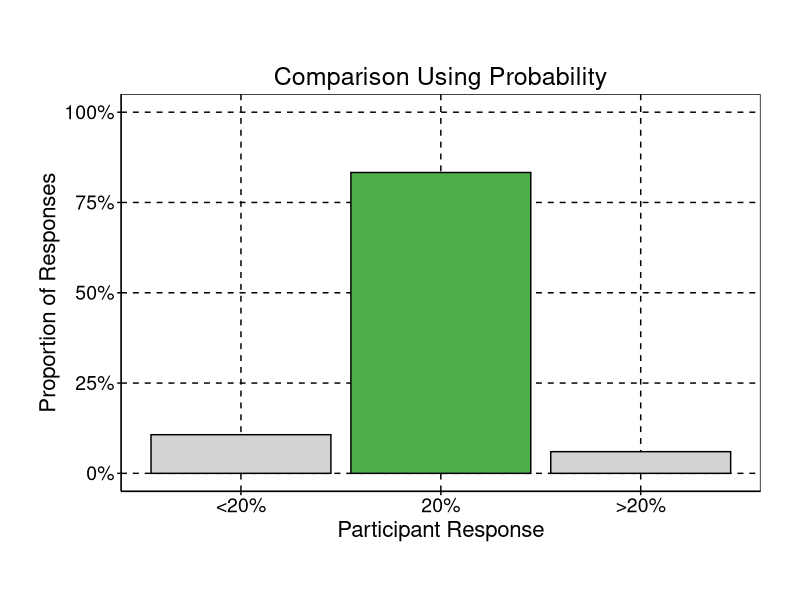
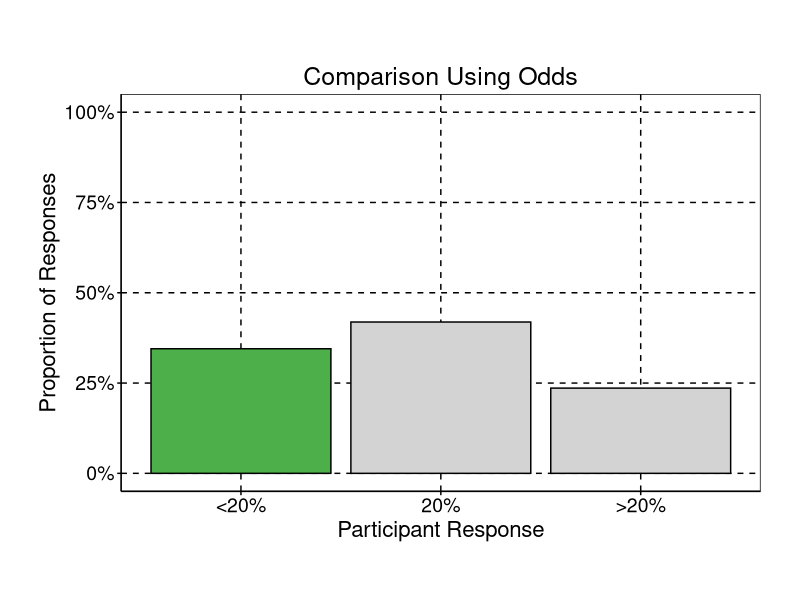
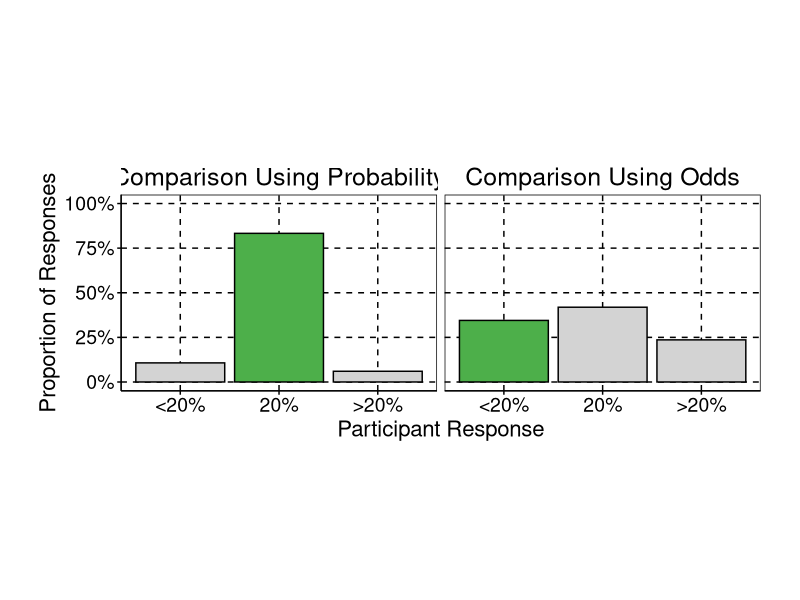
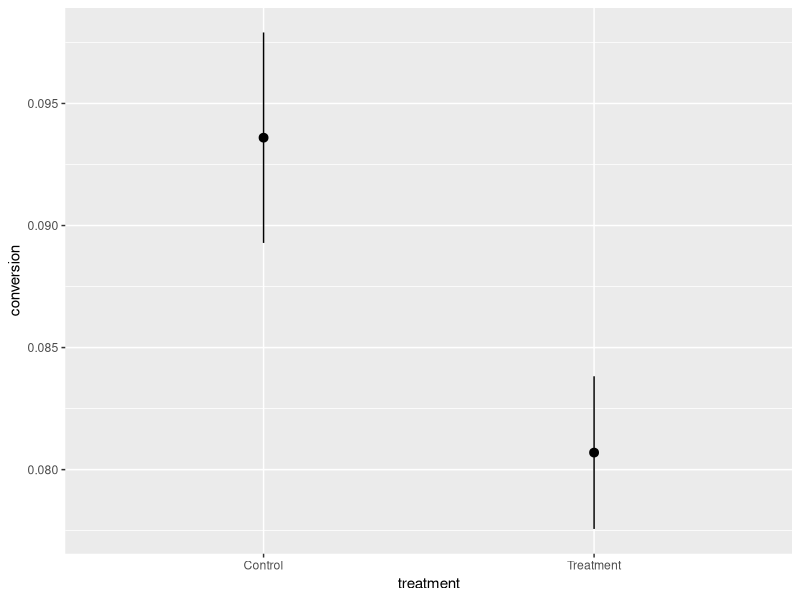
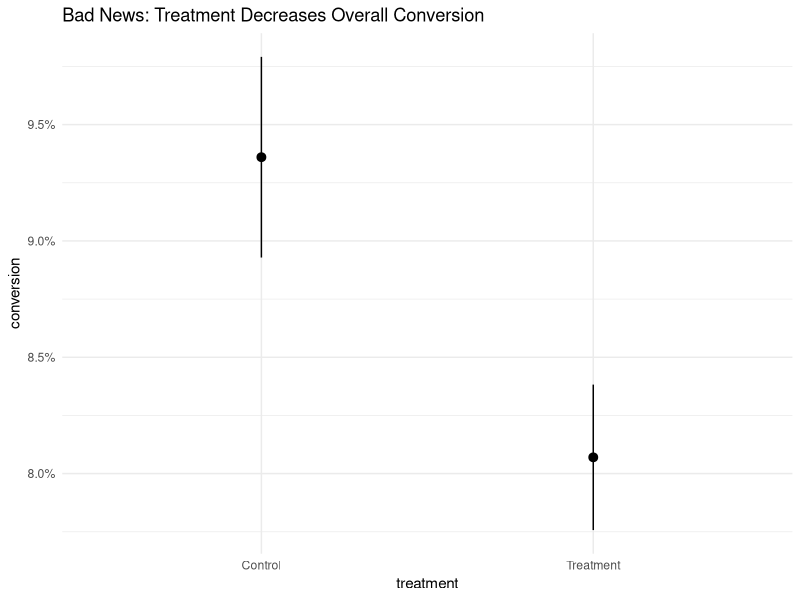
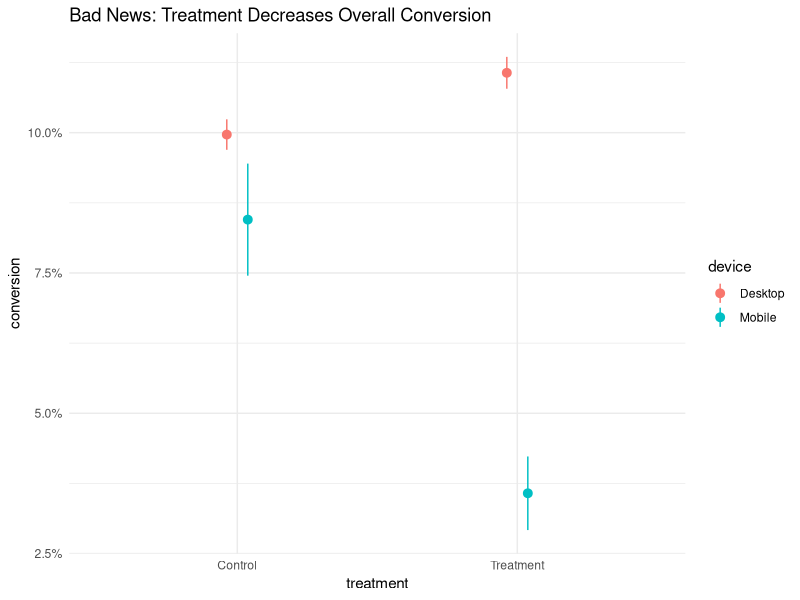
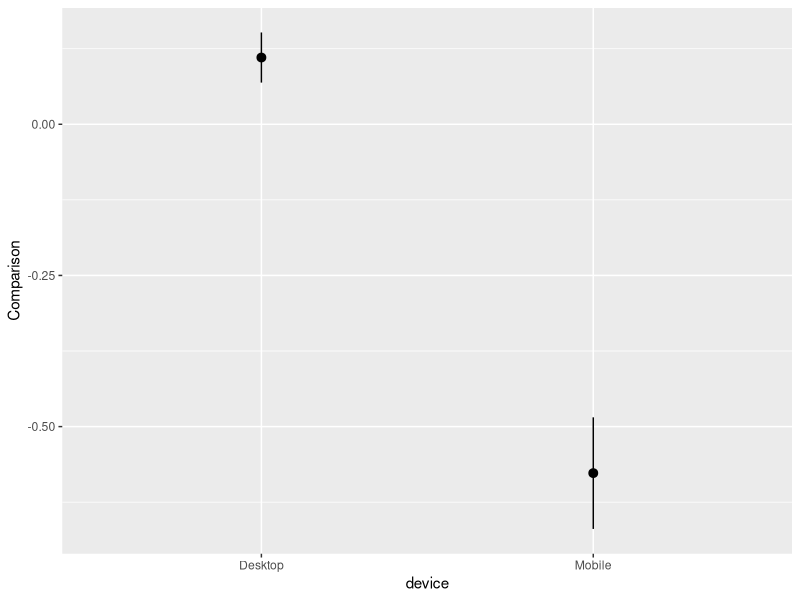

Here is the R script that generated these plots, in order:
## ---- chunk 1
#| echo: false
#| warning: false
#| message: false

library(tidyverse)
library(marginaleffects)

options(width = 10000)
options(marginaleffects_print_column_names = 10000)
options(marginaleffects_print_type = FALSE)
options(digits = 2)

od <- tibble::tribble(
  ~device,         ~population_weight, ~experiment_weight, ~p_control, ~p_treat,
  "Desktop",         0.6,     0.94,        0.1,     0.11,
  "Mobile",         0.4,    0.06,          0.08,     0.03
)

population_weights <- od %>% 
                      select(device, population_weight, experiment_weight) 


withr::with_seed(1, {
  
experiment_data <- od %>% 
                   sample_n(100000, weight = experiment_weight, replace=T) %>% 
                   group_by(device) %>% 
                   mutate(
                     treatment = sample(c('Treatment','Control'), size = n(), replace=T),
                     p = case_match(treatment, 'Treatment' ~ p_treat, .default = p_control),
                     conversion = rbinom(n(), 1, p)
                   ) %>% 
                   ungroup

})
# 
# a = od %>% summarise_at(vars(starts_with('p_')), ~weighted.mean(., experiment_weight))
# b = od %>% summarise_at(vars(starts_with('p_')), ~weighted.mean(., population_weight))
# 
# bind_rows(a, b) %>%
#   mutate(lift = map2_dbl(p_treat, p_control, lift))
## ---- chunk 2
#| echo: false
#| fig-align: center
polls <- tribble(
  ~'prop', ~'response', ~"prompt", ~"correct", 
  0.107, "<20%", "Probability", 0,
  0.833, "20%", "Probability", 1,
  0.06,  ">20%", "Probability", 0,
  .345, "<20%", "Odds", 1,
  .419, "20%", "Odds", 0,
  .236, ">20%", "Odds", 0
) %>% 
  mutate(
    response = factor(response, levels = c("<20%", "20%", ">20%"), ordered = T),
    prompt = fct_rev(prompt),
    correct = factor(correct)
  ) 

my_labeller <- function(variable,value){
  return(str_c('Comparison Using ', value))
}


polls %>% 
  filter(prompt=='Probability') %>% 
  ggplot(aes(response, prop, fill=correct)) + 
  geom_col(color='black') +
  facet_wrap(~prompt, labeller = my_labeller) + 
  scale_y_continuous(labels = scales::percent) + 
  scale_fill_manual(values = c('light gray', '#4DAF4A')) + 
  labs(x='Participant Response', 
       y = 'Proportion of Responses') + 
  guides(fill='none') + 
  theme(
    aspect.ratio = 1 / 1.61,
    panel.background = element_rect(fill = "transparent", colour = 'black'),
    plot.background = element_rect(fill = "transparent", colour = NA),
    axis.title = element_text(colour = "black", size = 16),
    axis.text = element_text(colour = "black", size = 14),
    axis.ticks = element_line(colour = "black"),
    axis.line = element_line(colour = "black"),
    strip.background = element_rect(fill = "transparent", colour = NA),
    strip.text = element_text(colour = "black", size = 18),
    panel.grid.major = element_line(colour = "black", linetype = "dashed"), # Major grid lines
    panel.grid.minor = element_blank(),
    legend.background = element_rect(fill = "transparent", colour = NA),
    legend.text = element_text(colour = "black"),
    legend.title = element_text(colour = "black"),
    legend.key = element_rect(fill = "transparent", colour = NA),
    title = element_text(color="black"),
    plot.margin=grid::unit(c(1,1,1,1), "cm")
  ) + 
  scale_y_continuous(labels = scales::percent, limits = c(0, 1)) -> p1

p1
## ---- chunk 3
#| echo: false
#| fig-align: center
polls %>% 
  filter(prompt=='Odds') %>% 
  ggplot(aes(response, prop, fill=correct)) + 
  geom_col(color='black') +
  facet_wrap(~prompt, labeller = my_labeller) + 
  scale_fill_manual(values = c('light gray', '#4DAF4A')) + 
  labs(x='Participant Response', 
       y = 'Proportion of Responses') + 
  guides(fill='none') + 
  theme(
    aspect.ratio = 1 / 1.61,
    panel.background = element_rect(fill = "transparent", colour = 'black'),
    plot.background = element_rect(fill = "transparent", colour = NA),
    axis.title = element_text(colour = "black", size = 16),
    axis.text = element_text(colour = "black", size = 14),
    axis.ticks = element_line(colour = "black"),
    axis.line = element_line(colour = "black"),
    strip.background = element_rect(fill = "transparent", colour = NA),
    strip.text = element_text(colour = "black", size = 18),
    panel.grid.major = element_line(colour = "black", linetype = "dashed"), # Major grid lines
    panel.grid.minor = element_blank(),
    legend.background = element_rect(fill = "transparent", colour = NA),
    legend.text = element_text(colour = "black"),
    legend.title = element_text(colour = "black"),
    legend.key = element_rect(fill = "transparent", colour = NA),
    title = element_text(color="black"),
    plot.margin=grid::unit(c(1,1,1,1), "cm")
  ) + 
  scale_y_continuous(labels = scales::percent, limits = c(0, 1)) -> p2

p2
## ---- chunk 4
#| echo: false
#| fig-align: center
polls %>% 
  ggplot(aes(response, prop, fill=correct)) + 
  geom_col(color='black') +
  facet_wrap(~prompt, labeller = my_labeller) + 
  scale_fill_manual(values = c('light gray', '#4DAF4A')) + 
  labs(x='Participant Response', 
       y = 'Proportion of Responses') + 
  guides(fill='none') + 
  theme(
    aspect.ratio = 1 / 1.61,
    panel.background = element_rect(fill = "transparent", colour = 'black'),
    plot.background = element_rect(fill = "transparent", colour = NA),
    axis.title = element_text(colour = "black", size = 16),
    axis.text = element_text(colour = "black", size = 14),
    axis.ticks = element_line(colour = "black"),
    axis.line = element_line(colour = "black"),
    strip.background = element_rect(fill = "transparent", colour = NA),
    strip.text = element_text(colour = "black", size = 18),
    panel.grid.major = element_line(colour = "black", linetype = "dashed"), # Major grid lines
    panel.grid.minor = element_blank(),
    legend.background = element_rect(fill = "transparent", colour = NA),
    legend.text = element_text(colour = "black"),
    legend.title = element_text(colour = "black"),
    legend.key = element_rect(fill = "transparent", colour = NA),
    title = element_text(color="black"),
    plot.margin=grid::unit(c(1,1,1,1), "cm")
  ) + 
  scale_y_continuous(labels = scales::percent, limits = c(0, 1)) 
## ---- chunk 5
#| echo: true

model <- glm(conversion ~ treatment*device, data=experiment_data, family = binomial())
## ---- chunk 6
#| echo: true
lift <- function(treated, control){
  diff <- mean(treated) - mean(control)
  diff / mean(control)
}
## ---- chunk 7
#| echo: false
lift <- function(hi, lo){
  diff <- mean(hi) - mean(lo)
  diff / mean(lo)
}
## ---- chunk 8
#| echo: false
#| eval: true
avg_comparisons(model=model, variables = 'treatment', comparison = lift) ->d


select(d, -contrast) %>% 
  select(term, estimate, std.error, p.value,  starts_with('conf'))
## ---- chunk 9
#| echo: false
#| eval: true
avg_comparisons(model=model, variables = 'treatment', comparison = lift,
                by = 'device')-> d


d %>%
  mutate(term = c('Desktop','Mobile')) %>% 
  select(term, estimate, std.error, p.value, starts_with('conf'))

## ---- chunk 10
population_weights
## ---- chunk 11
#| echo: false
#| eval: true

weighted_lift <- function(hi, lo, w){
  diff <- weighted.mean(hi, w) - weighted.mean(lo, w)
  diff / weighted.mean(lo, w)
}

avg_comparisons(model=model, variables = 'treatment',
                newdata = population_weights,
                comparison=weighted_lift,
                wts='population_weight')-> d


select(d, -contrast) %>% 
  select(term, estimate,  std.error, p.value,  starts_with('conf'))
## ---- chunk 12
#| fig-height: 4
#| fig-align: center
#| code-line-numbers: "3-6"

population_weights_w_treat <- population_weights %>% 
                              crossing(treatment = c('Treatment','Control'))
plot_predictions(model=model,  
                 by = 'treatment', 
                 newdata = population_weights_w_treat, 
                 wts='population_weight')

## ---- chunk 13
#| fig-height: 4
#| code-line-numbers: "4-6"
#| fig-align: center
plot_predictions(model=model,  
                 by = 'treatment', 
                 newdata = population_weights_w_treat, wts='population_weight') + 
  scale_y_continuous(labels = scales::percent) + 
  theme_minimal()+
  labs(title='Bad News: Treatment Decreases Overall Conversion')
## ---- chunk 14
#| fig-height: 4
#| code-line-numbers: "2"
#| fig-align: center

plot_predictions(model=model,  
                 by = c('treatment', 'device'), 
                 newdata = population_weights_w_treat, wts='population_weight') + 
  scale_y_continuous(labels = scales::percent) + 
  theme_minimal()+
  labs(title='Bad News: Treatment Decreases Overall Conversion')
## ---- chunk 15
#| fig-height: 4
#| fig-align: center

plot_comparisons(model=model,  
                 by = c('device'), 
                 variables = 'treatment',
                 comparison = weighted_lift,
                 newdata = population_weights_w_treat, 
                 wts='population_weight') 
